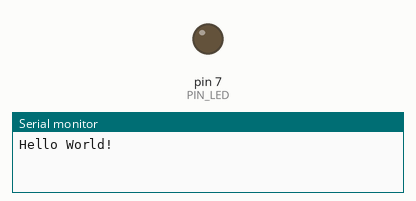
This sketch was run on a simulated Arduino Uno, built with avr-gcc and run on an emulated ATmega328P. Shown: output pins drawn as LEDs (lit = HIGH), the last lines printed to the serial monitor. Dashed ring = blinking. At 2.1 s the program stops and its outputs stay as they are.

Above: at 0.5 s.
At 1.85 s:
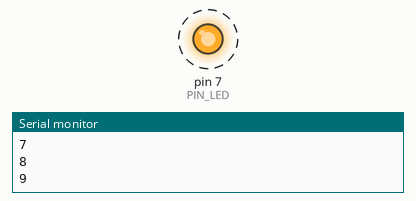
Timing chart, 0 to 3.0 s (numbered marks = the images above):
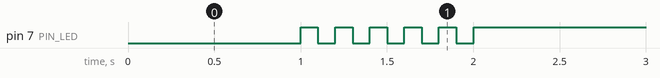

Measured:
- by itself, pin 7 (PIN_LED): alternates HIGH for 0.10 s and LOW for 0.10 s, 11 changes in all, then stays HIGH

The sketch:

05_practice_2.ino
```cpp
#define PIN_LED 7
unsigned int count, toggle;

void setup() {
  pinMode(PIN_LED, OUTPUT);
  Serial.begin(115200);
  while(!Serial){
    ;
  }
  Serial.println("Hello World!");
  count = 0;
  toggle = 0;
  digitalWrite(PIN_LED, toggle);
}

void loop() {
  delay(1000);
  while(1){
    while(count<=10){
      count+=1;
      Serial.println(count);
      toggle = toggle_state(toggle, count);
      digitalWrite(PIN_LED, toggle);
      delay(100);
     }
    digitalWrite(PIN_LED, 1);
  }
}

int toggle_state(int toggle, int count){
  return !toggle;
}
```
